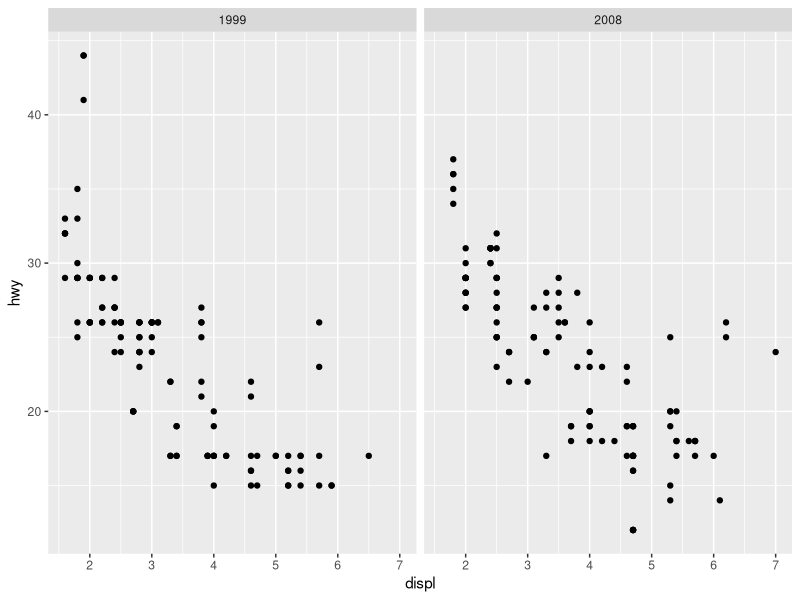
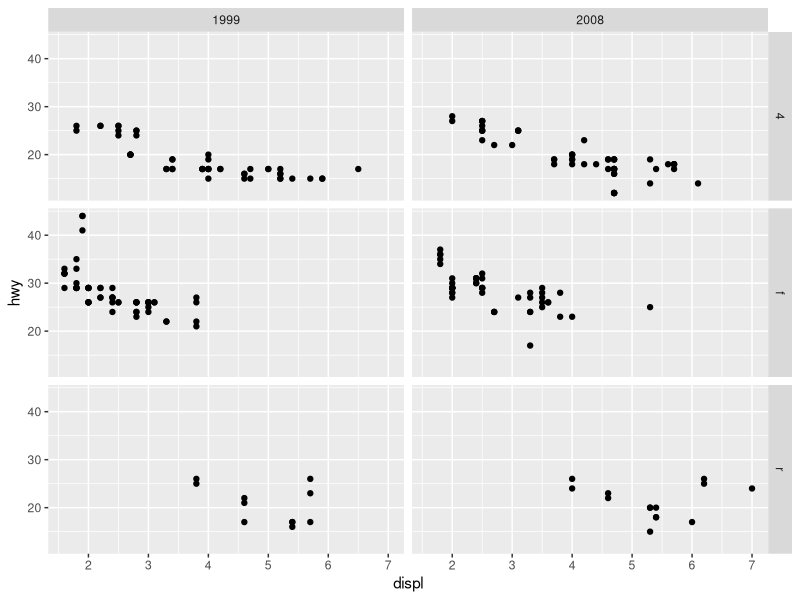

These figures' R source, in order:
library(tidyverse)

ggplot(
  data = mpg,
  mapping = aes(x = displ, y = hwy)
) +
  geom_point() +
  facet_wrap(~ year)

ggplot(
  data = mpg,
  mapping = aes(x = displ, y = hwy)
) +
  geom_point() +
  facet_grid(drv ~ year)
